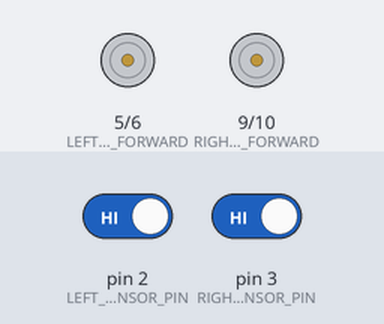
A sketch run on a simulated Arduino Uno, built with avr-gcc and run on an emulated ATmega328P. Parts: motor-driver pin pairs drawn as motors (green arrow = first pin HIGH = forward, orange = second pin HIGH = backward, longer = more drive). The inputs (shaded band) are chosen by the test bench; at power-on: pin 2 (LEFT_SENSOR_PIN) HIGH, pin 3 (RIGHT_SENSOR_PIN) HIGH.

Above: at 1.2 s.
1.3 s: pin 2 (LEFT_SENSOR_PIN) driven LOW
At 2.1 s:
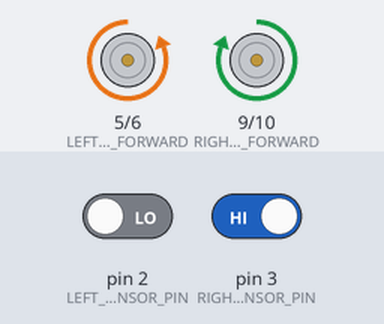
2.8 s: pin 3 (RIGHT_SENSOR_PIN) driven LOW
At 3.2 s:
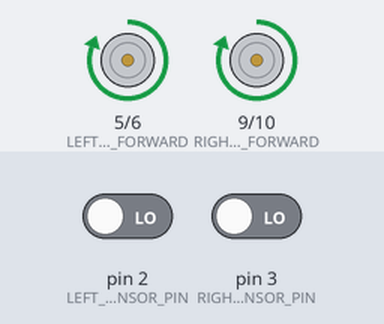
4.3 s: pin 2 (LEFT_SENSOR_PIN) driven HIGH
At 5.5 s:
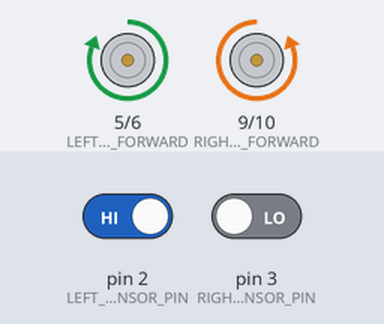
5.8 s: pin 3 (RIGHT_SENSOR_PIN) driven HIGH
At 6.7 s:
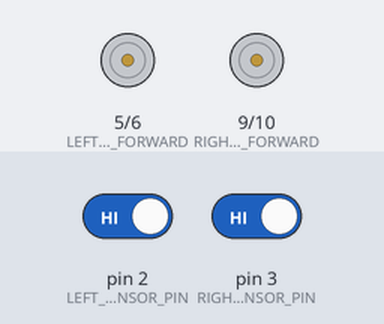
Timing chart, 0 to 8.3 s (numbered marks = the images above; inputs shaded):
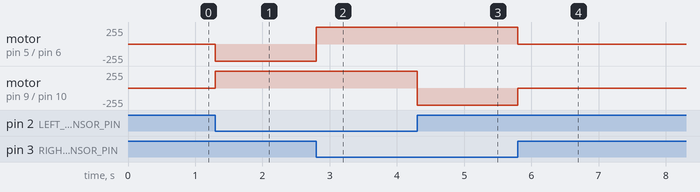

Measured:
- after the input at 1.3 s, motor on pin 5 (LEFT_MOTOR_FORWARD) / pin 6 (LEFT_MOTOR_BACKWARD): stopped → backward 255/255 at once; motor on pin 9 (RIGHT_MOTOR_FORWARD) / pin 10 (RIGHT_MOTOR_BACKWARD): stopped → forward 255/255 at once
- after the input at 2.8 s, motor on pin 5 (LEFT_MOTOR_FORWARD) / pin 6 (LEFT_MOTOR_BACKWARD): backward 255/255 → forward 255/255 at once
- after the input at 4.3 s, motor on pin 9 (RIGHT_MOTOR_FORWARD) / pin 10 (RIGHT_MOTOR_BACKWARD): forward 255/255 → backward 255/255 at once
- after the input at 5.8 s, motor on pin 5 (LEFT_MOTOR_FORWARD) / pin 6 (LEFT_MOTOR_BACKWARD): forward 255/255 → stopped at once; motor on pin 9 (RIGHT_MOTOR_FORWARD) / pin 10 (RIGHT_MOTOR_BACKWARD): backward 255/255 → stopped at once

The sketch:

line_follower.ino
```cpp
// Pin definitions
#define LEFT_SENSOR_PIN 2   // IR sensor for left side
#define RIGHT_SENSOR_PIN 3  // IR sensor for right side
#define LEFT_MOTOR_FORWARD 5  // Motor driver pin for left motor forward
#define LEFT_MOTOR_BACKWARD 6 // Motor driver pin for left motor backward
#define RIGHT_MOTOR_FORWARD 9  // Motor driver pin for right motor forward
#define RIGHT_MOTOR_BACKWARD 10 // Motor driver pin for right motor backward

void setup() {
  // Set up sensor pins
  pinMode(LEFT_SENSOR_PIN, INPUT);
  pinMode(RIGHT_SENSOR_PIN, INPUT);

  // Set up motor pins
  pinMode(LEFT_MOTOR_FORWARD, OUTPUT);
  pinMode(LEFT_MOTOR_BACKWARD, OUTPUT);
  pinMode(RIGHT_MOTOR_FORWARD, OUTPUT);
  pinMode(RIGHT_MOTOR_BACKWARD, OUTPUT);
}

void loop() {
  // Read sensor values
  int leftSensorValue = digitalRead(LEFT_SENSOR_PIN);
  int rightSensorValue = digitalRead(RIGHT_SENSOR_PIN);

  // Line-following logic
  if (leftSensorValue == LOW && rightSensorValue == LOW) {
    // Both sensors detect the line: move forward
    moveForward();
  } else if (leftSensorValue == LOW && rightSensorValue == HIGH) {
    // Left sensor detects the line: turn left
    turnLeft();
  } else if (leftSensorValue == HIGH && rightSensorValue == LOW) {
    // Right sensor detects the line: turn right
    turnRight();
  } else {
    // Both sensors are off the line: stop
    stopMotors();
  }
}

void moveForward() {
  digitalWrite(LEFT_MOTOR_FORWARD, HIGH);
  digitalWrite(LEFT_MOTOR_BACKWARD, LOW);
  digitalWrite(RIGHT_MOTOR_FORWARD, HIGH);
  digitalWrite(RIGHT_MOTOR_BACKWARD, LOW);
}

void turnLeft() {
  digitalWrite(LEFT_MOTOR_FORWARD, LOW);
  digitalWrite(LEFT_MOTOR_BACKWARD, HIGH);
  digitalWrite(RIGHT_MOTOR_FORWARD, HIGH);
  digitalWrite(RIGHT_MOTOR_BACKWARD, LOW);
}

void turnRight() {
  digitalWrite(LEFT_MOTOR_FORWARD, HIGH);
  digitalWrite(LEFT_MOTOR_BACKWARD, LOW);
  digitalWrite(RIGHT_MOTOR_FORWARD, LOW);
  digitalWrite(RIGHT_MOTOR_BACKWARD, HIGH);
}

void stopMotors() {
  digitalWrite(LEFT_MOTOR_FORWARD, LOW);
  digitalWrite(LEFT_MOTOR_BACKWARD, LOW);
  digitalWrite(RIGHT_MOTOR_FORWARD, LOW);
  digitalWrite(RIGHT_MOTOR_BACKWARD, LOW);
}
```
